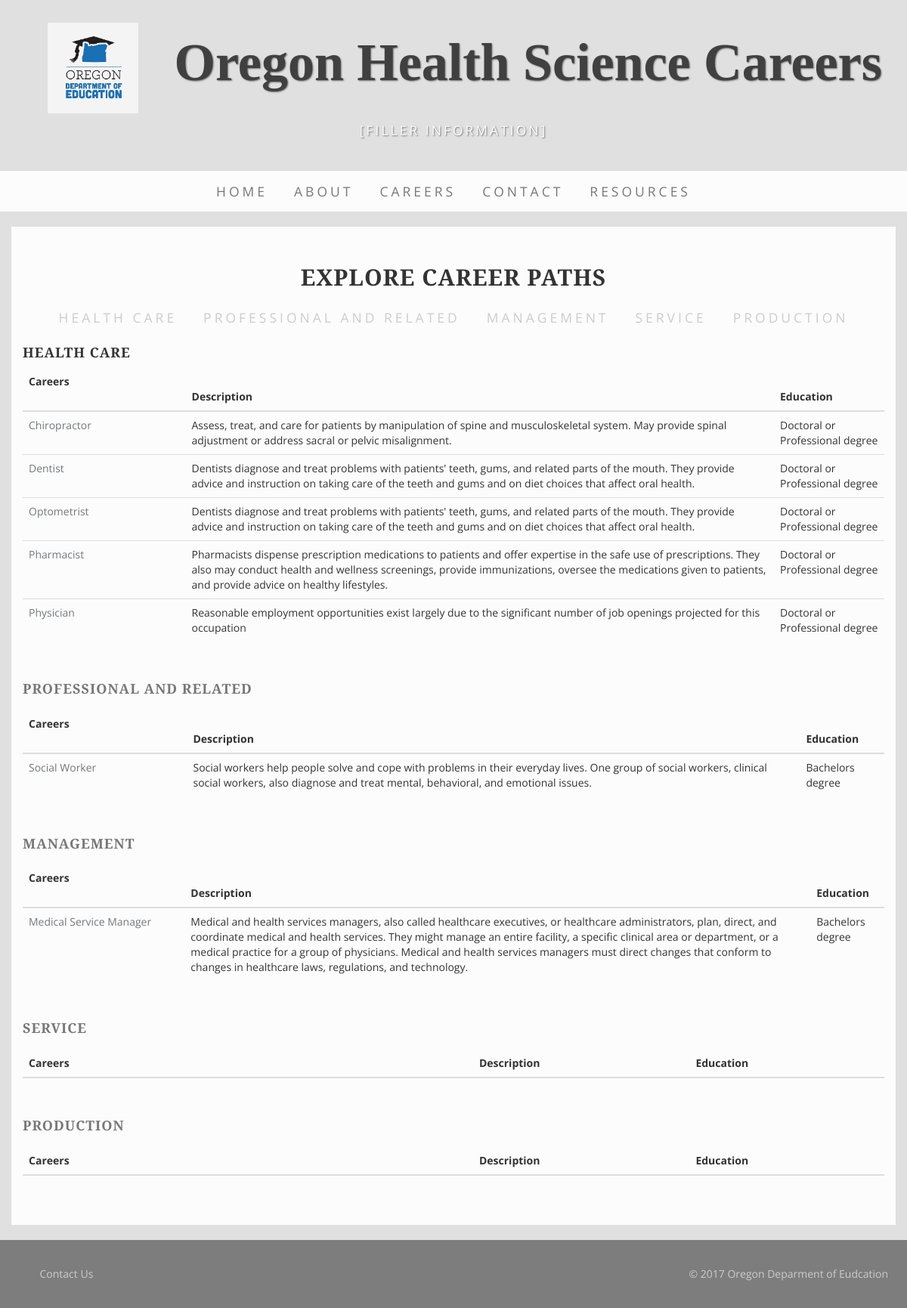
The page /Desktop_Site/careers.php on the database its author committed.
### tables this page shows
CREATE TABLE IF NOT EXISTS `Careers` (
  `careerID` varchar(30) NOT NULL,
  `careerName` varchar(30) NOT NULL,
  `entryEdu` varchar(50) NOT NULL,
  `compEdu` varchar(50) NOT NULL,
  `category` varchar(50) NOT NULL,
  `statistics` text NOT NULL,
  `bodyText` text NOT NULL,
  `img` char(100) NOT NULL,
  `caption` varchar(200) NOT NULL,
  `url` varchar(50) NOT NULL,
  PRIMARY KEY (`careerID`),
  KEY `careerName` (`careerID`)
);

### Desktop_Site/careers.php (the view, shortened to what this page needs)
<?php
						include 'connectvarsHC.php';
						$mysql_handle = mysqli_connect($dbhost, $dbuser, $dbpass, $dbname);
?>
<!DOCTYPE html>
<html lang="en">
<head>
    <link href="css/bootstrap.min.css" rel="stylesheet">
    <link href="css/business-casual.css" rel="stylesheet">
</head>
<body>
	<div class="brand"><a href ="index.html" style="text-decoration:none; color: #404040"> <img src= "img/logo.png" height="120" width="120" hspace="30" /> Oregon Health Science Careers</a></div>
    <div class="address-bar">[Filler Information]</div>
    <nav class="navbar navbar-default" role="navigation">
        <div class="container">
            <div class="collapse navbar-collapse" id="bs-example-navbar-collapse-1">
                <ul class="nav navbar-nav">
                    <li>
                        <a href="index.html">Home</a>
                    </li>
                    <li>
                        <a href="about.html">About</a>
                    </li>
                    <li>
                        <a href="careers.php">Careers</a>
                    </li>
                    <li>
                        <a href="contact.php">Contact</a>
                    </li>
                    <li>
                        <a href="resources.html">Resources</a>
                    </li>
                </ul>
            </div>
        </div>
    </nav>
    <div class="container">
        <div class="row">
            <div class="box">
				<h2 class="text-center">Explore Career Paths</h2>
				<ul class="nav navbar-nav">
                    <li>
                        <a href="#healthcare">Health Care</a>
                    </li>
                    <li>
                        <a href="#professional">Professional and Related</a>
                    </li>
                    <li>
                        <a href="#management">Management</a>
                    </li>
                    <li>
                        <a href="#service">Service</a>
                    </li>
                    <li>
                        <a href="#production">Production</a>
                    </li>
                </ul>
				<h4>Health Care</h4>
				<div id="healthcare" class="table-responsive">
				<table class="table table-hover" >
					<thead>
						<tr>
							<th style="padding-right: 150px">Careers</th>
							<th class="disable-sorting"  >Description</th>
							<th>Education</th>
						</tr>
					</thead>
                <tbody>
				<?php
						$query = "SELECT * FROM Careers C WHERE C.category = 'Health Care'";
						$result = mysqli_query($mysql_handle, $query) or die("Result ddie");
						while($row = mysqli_fetch_array($result)){
							echo "<tr>";
							echo "<td style='padding-right: 20px'><a href=".$row['url']." >".$row['careerName']."</td>";
							echo "<td>".$row['bodyText']."</td>";
							echo "<td>".$row['entryEdu']."</td>";
							echo "</tr>";
						}
				?>
                </tbody>
				</table>
				</div>
				<div id="professional" class="table-responsive">
					<table class="table table-hover">
						<caption><h4>Professional and Related</h4></caption>
						<thead>
							<tr>
								<th style="padding-right: 150px">Careers</th>
								<th class="disable-sorting"  >Description</th>
								<th>Education</th>
							</tr>
						</thead>
					<tbody>
					<?php
							$query = "SELECT * FROM Careers C WHERE C.category = 'Professional and Related'";
							$result = mysqli_query($mysql_handle, $query) or die("Result ddie");
							while($row = mysqli_fetch_array($result)){
								echo "<tr>";
								echo "<td style='padding-right: 20px'><a href=".$row['url']." >".$row['careerName']."</td>";
								echo "<td>".$row['bodyText']."</td>";
								echo "<td>".$row['entryEdu']."</td>";
								echo "</tr>";
							}
					?>
					</tbody>
					</table>
				</div>
				<div id="management" class="table-responsive">
					<table class="table table-hover" style="width:100%">
						<caption><h4>Management</h4></caption>
						<thead>
							<tr>
								<th style="padding-right: 150px">Careers</th>
								<th class="disable-sorting"  >Description</th>
								<th>Education</th>
							</tr>
						</thead>
					<tbody>
					<?php
							$query = "SELECT * FROM Careers C WHERE C.category = 'Management'";
							$result = mysqli_query($mysql_handle, $query) or die("Result die");
							while($row = mysqli_fetch_array($result)){
								echo "<tr>";
								echo "<td style='padding-right: 20px'><a href=".$row['url']." >".$row['careerName']."</td>";
								echo "<td>".$row['bodyText']."</td>";
								echo "<td>".$row['entryEdu']."</td>";
								echo "</tr>";
							}
					?>
					</tbody>
					</table>
				</div>
				<div id="service" class="table-responsive">
					<table class="table table-hover" style="width:100%">
						<caption><h4>Service</h4></caption>
						<thead>
							<tr>
								<th style="padding-right: 150px">Careers</th>
								<th class="disable-sorting"  >Description</th>
								<th>Education</th>
							</tr>
						</thead>
					</table>
				</div>
				<div id="production" class="table-responsive">
					<table class="table table-hover" style="width:100%">
						<caption><h4>Production</h4></caption>
						<thead>
							<tr>
								<th style="padding-right: 150px">Careers</th>
								<th class="disable-sorting"  >Description</th>
								<th>Education</th>
							</tr>
						</thead>
					</table>
				</div>
            </div>
        </div>
    </div>
    <footer>
         <div class="footer-container">
             <div class="row">
                 <div class="footer-col-left text-center">
                     <ul class="nav footer-navbar-left">
                         <li class="menu-items" style="color: black"><a href="contact.php">Contact Us</a></li>
                     </ul>
                     <ul class="nav footer-col-right">
                         <li>&copy; 2017 Oregon Deparment of Eudcation</li>
                     </ul>
                 </div>
             </div>
         </div>
      </footer>
	<link href="css/vendor/font-awesome.min.css" type="text/css" rel="stylesheet">
    <link href="css/jquery.bdt.css" type="text/css" rel="stylesheet">
</body>
</html>

### Desktop_Site/css/business-casual.css (style rules this page uses)
body { font-family: "Open Sans","Helvetica Neue",Helvetica,Arial,sans-serif; background: #E0E0E0; -webkit-background-size: cover; -moz-background-size: cover; background-size: cover; -o-background-size: cover; }
h1, h2, h3, h4, h5, h6 { text-transform: uppercase; font-family: "Josefin Slab","Helvetica Neue",Helvetica,Arial,sans-serif; font-weight: 700; letter-spacing: 1px; }
.brand, .address-bar { display: none; }
.navbar-nav { text-transform: uppercase; font-weight: 400; letter-spacing: 4px; border-color:black; }
.box { margin-bottom: 20px; padding: 30px 15px; background: #fff; background: rgba(255,255,255,0.9); }
footer { background: #A0A0A0; color:#CCCCCC; }
@media screen and (min-width:768px) { .brand { display: inherit; margin: 0; padding: 30px 0 10px; text-align: center; text-shadow: 1px 1px 2px rgba(0,0,0,0.5); font-size: 5em; font-weight: 700; font-family: "Times New Roman", Times, serif; line-height: normal; color: #404040; } }
@media screen and (min-width:768px) { .address-bar { display: inherit; margin: 0; padding: 0 0 40px; text-align: center; text-shadow: 1px 1px 2px rgba(0,0,0,0.5); text-transform: uppercase; font-size: 1.25em; font-weight: 400; font-style: normal; letter-spacing: 3px; color: #fff; border-bottom-width: 0.5px; border-bottom-style:solid; border-bottom-color:#d9d9d9;; } }
@media screen and (min-width:768px) { .navbar { border-radius: 0; } }
@media screen and (min-width:768px) { .navbar { min-height: 0; } }
@media screen and (min-width:768px) { .navbar-default { border: none; background: #fff; background: rgba(255,255,255,0.9); } }
@media screen and (min-width:768px) { .nav>li>a { padding-right: 17.5px; padding-left:17.5px; } }
@media screen and (min-width:768px) { .navbar-nav>li>a { line-height: normal; } }
@media screen and (min-width:768px) { .navbar-nav { display: table; float: none; margin: 0 auto; table-layout: fixed; font-size: 1.25em; } }
@media screen and (min-width:768px) { .footer-navbar-left { display: table; float: left; margin: 0 auto; table-layout: fixed; padding:initial; } }
@media screen and (min-width:768px) { .footer-col-right { display: table; float: right; margin: 0 auto; table-layout: fixed; padding-top:10px; } }
@media screen and (min-width:1200px) { .box:after { content: ''; display: table; clear: both; } }

### rows shown on the page
careers: careerName "Chiropractor", bodyText "Assess, treat, and care for patients by manipulation of spine and musculoskeletal system. May provide spinal adjustment or address sacral or pelvic misalignment.", entryEdu "Doctoral or Professional degree"
careers: careerName "Dentist", bodyText "Dentists diagnose and treat problems with patients' teeth, gums, and related parts of the mouth. They provide advice and instruction on taking care of the teeth and gums and on diet choices that affect oral health.", entryEdu "Doctoral or Professional degree"
careers: careerName "Optometrist", bodyText "Dentists diagnose and treat problems with patients' teeth, gums, and related parts of the mouth. They provide advice and instruction on taking care of the teeth and gums and on diet choices that affect oral health.", entryEdu "Doctoral or Professional degree"
careers: careerName "Pharmacist", bodyText "Pharmacists dispense prescription medications to patients and offer expertise in the safe use of prescriptions. They also may conduct health and wellness screenings, provide immunizations, oversee the medications given to patients, and provide advice on healthy lifestyles.", entryEdu "Doctoral or Professional degree"
careers: careerName "Physician", bodyText "Reasonable employment opportunities exist largely due to the significant number of job openings projected for this occupation", entryEdu "Doctoral or Professional degree"
careers: careerName "Social Worker", bodyText "Social workers help people solve and cope with problems in their everyday lives. One group of social workers, clinical social workers, also diagnose and treat mental, behavioral, and emotional issues.", entryEdu "Bachelors degree"
careers: careerName "Medical Service Manager", bodyText "Medical and health services managers, also called healthcare executives, or healthcare administrators, plan, direct, and coordinate medical and health services. They might manage an entire facility, a specific clinical area or department, or a medical practice for a group of physicians. Medical and health services managers must direct changes that conform to changes in healthcare laws, regulations, and technology.", entryEdu "Bachelors degree"
